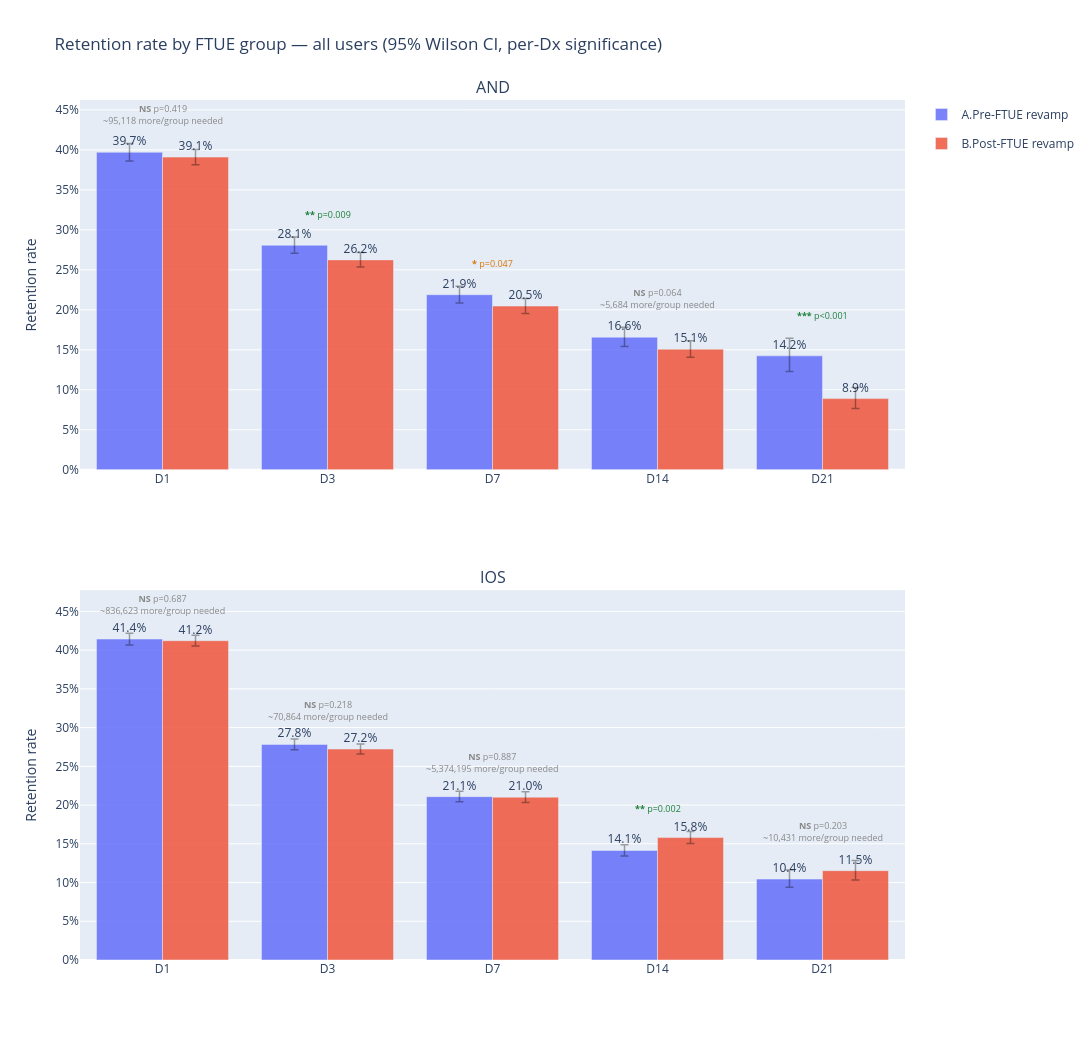

Notebook cell for this chart:
### Markdown cell above
### Retention rate

### Code cell
# Bar chart: D1–D21 retention rates by FTUE group and platform (all users)
# Each Dx is tested independently with a two-proportion z-test; Wilson 95% CIs shown as error bars
plot_retention_significance(
    retention_data_total,
    title='Retention rate by FTUE group — all users (95% Wilson CI, per-Dx significance)',
)

### Figure 1 — Plotly figure (JSON) as saved in the notebook; plotly's stock layout.template omitted (floating-point values rounded to 4 significant figures)
{"data": [{"customdata": [[7542, 2994], [7359, 2066], [6099, 1335], [3667, 608], [1095, 156]], "error_y": {"array": [0.01109, 0.01038, 0.01055, 0.01239, 0.02195], "arrayminus": [0.01099, 0.01015, 0.0102, 0.01169, 0.01945], "color": "rgba(0,0,0,0.35)", "thickness": 1.5, "type": "data", "visible": true, "width": 4}, "hovertemplate": "%{x}: %{y:.2%}<br>n=%{customdata[0]:,} | retained=%{customdata[1]:,}<extra>A.Pre-FTUE revamp</extra>", "legendgroup": "A.Pre-FTUE revamp", "marker": {"color": "rgba(99,110,250,0.85)"}, "name": "A.Pre-FTUE revamp", "showlegend": true, "text": ["39.7%", "28.1%", "21.9%", "16.6%", "14.2%"], "textposition": "outside", "type": "bar", "x": ["D1", "D3", "D7", "D14", "D21"], "xaxis": "x", "y": [0.397, 0.2807, 0.2189, 0.1658, 0.1425], "yaxis": "y"}, {"customdata": [[9884, 3864], [8966, 2353], [7127, 1459], [4594, 693], [1798, 160]], "error_y": {"array": [0.00966, 0.009207, 0.009526, 0.01064, 0.01405], "arrayminus": [0.009576, 0.009004, 0.009207, 0.01006, 0.0123], "color": "rgba(0,0,0,0.35)", "thickness": 1.5, "type": "data", "visible": true, "width": 4}, "hovertemplate": "%{x}: %{y:.2%}<br>n=%{customdata[0]:,} | retained=%{customdata[1]:,}<extra>B.Post-FTUE revamp</extra>", "legendgroup": "B.Post-FTUE revamp", "marker": {"color": "rgba(239,85,59,0.85)"}, "name": "B.Post-FTUE revamp", "showlegend": true, "text": ["39.1%", "26.2%", "20.5%", "15.1%", "8.9%"], "textposition": "outside", "type": "bar", "x": ["D1", "D3", "D7", "D14", "D21"], "xaxis": "x", "y": [0.3909, 0.2624, 0.2047, 0.1508, 0.08899], "yaxis": "y"}, {"customdata": [[15988, 6624], [15934, 4435], [13938, 2939], [8866, 1254], [2882, 301]], "error_y": {"array": [0.007655, 0.007012, 0.006851, 0.007409, 0.0117], "arrayminus": [0.007614, 0.006905, 0.006692, 0.007098, 0.01064], "color": "rgba(0,0,0,0.35)", "thickness": 1.5, "type": "data", "visible": true, "width": 4}, "hovertemplate": "%{x}: %{y:.2%}<br>n=%{customdata[0]:,} | retained=%{customdata[1]:,}<extra>A.Pre-FTUE revamp</extra>", "legendgroup": "A.Pre-FTUE revamp", "marker": {"color": "rgba(99,110,250,0.85)"}, "name": "A.Pre-FTUE revamp", "showlegend": false, "text": ["41.4%", "27.8%", "21.1%", "14.1%", "10.4%"], "textposition": "outside", "type": "bar", "x": ["D1", "D3", "D7", "D14", "D21"], "xaxis": "x2", "y": [0.4143, 0.2783, 0.2109, 0.1414, 0.1044], "yaxis": "y2"}, {"customdata": [[19692, 8117], [17791, 4845], [13751, 2890], [8334, 1317], [2462, 284]], "error_y": {"array": [0.006891, 0.00659, 0.00689, 0.007989, 0.01322], "arrayminus": [0.006857, 0.006492, 0.006728, 0.007674, 0.01202], "color": "rgba(0,0,0,0.35)", "thickness": 1.5, "type": "data", "visible": true, "width": 4}, "hovertemplate": "%{x}: %{y:.2%}<br>n=%{customdata[0]:,} | retained=%{customdata[1]:,}<extra>B.Post-FTUE revamp</extra>", "legendgroup": "B.Post-FTUE revamp", "marker": {"color": "rgba(239,85,59,0.85)"}, "name": "B.Post-FTUE revamp", "showlegend": false, "text": ["41.2%", "27.2%", "21.0%", "15.8%", "11.5%"], "textposition": "outside", "type": "bar", "x": ["D1", "D3", "D7", "D14", "D21"], "xaxis": "x2", "y": [0.4122, 0.2723, 0.2102, 0.158, 0.1154], "yaxis": "y2"}], "layout": {"annotations": [{"font": {"size": 16}, "showarrow": false, "text": "AND", "x": 0.5, "xanchor": "center", "xref": "paper", "y": 1, "yanchor": "bottom", "yref": "paper"}, {"font": {"size": 16}, "showarrow": false, "text": "IOS", "x": 0.5, "xanchor": "center", "xref": "paper", "y": 0.43, "yanchor": "bottom", "yref": "paper"}, {"align": "center", "font": {"color": "#888888", "size": 9}, "showarrow": false, "text": "<b>NS</b> p=0.419<br>~95,118 more/group needed", "x": "D1", "xanchor": "center", "xref": "x", "y": 0.4261, "yanchor": "bottom", "yref": "y"}, {"align": "center", "font": {"color": "#1a7f37", "size": 9}, "showarrow": false, "text": "<b>**</b> p=0.009", "x": "D3", "xanchor": "center", "xref": "x", "y": 0.3091, "yanchor": "bottom", "yref": "y"}, {"align": "center", "font": {"color": "#d97706", "size": 9}, "showarrow": false, "text": "<b>*</b> p=0.047", "x": "D7", "xanchor": "center", "xref": "x", "y": 0.2474, "yanchor": "bottom", "yref": "y"}, {"align": "center", "font": {"color": "#888888", "size": 9}, "showarrow": false, "text": "<b>NS</b> p=0.064<br>~5,684 more/group needed", "x": "D14", "xanchor": "center", "xref": "x", "y": 0.1962, "yanchor": "bottom", "yref": "y"}, {"align": "center", "font": {"color": "#1a7f37", "size": 9}, "showarrow": false, "text": "<b>***</b> p<0.001", "x": "D21", "xanchor": "center", "xref": "x", "y": 0.1824, "yanchor": "bottom", "yref": "y"}, {"align": "center", "font": {"color": "#888888", "size": 9}, "showarrow": false, "text": "<b>NS</b> p=0.687<br>~836,623 more/group needed", "x": "D1", "xanchor": "center", "xref": "x2", "y": 0.44, "yanchor": "bottom", "yref": "y2"}, {"align": "center", "font": {"color": "#888888", "size": 9}, "showarrow": false, "text": "<b>NS</b> p=0.218<br>~70,864 more/group needed", "x": "D3", "xanchor": "center", "xref": "x2", "y": 0.3033, "yanchor": "bottom", "yref": "y2"}, {"align": "center", "font": {"color": "#888888", "size": 9}, "showarrow": false, "text": "<b>NS</b> p=0.887<br>~5,374,195 more/group needed", "x": "D7", "xanchor": "center", "xref": "x2", "y": 0.2357, "yanchor": "bottom", "yref": "y2"}, {"align": "center", "font": {"color": "#1a7f37", "size": 9}, "showarrow": false, "text": "<b>**</b> p=0.002", "x": "D14", "xanchor": "center", "xref": "x2", "y": 0.184, "yanchor": "bottom", "yref": "y2"}, {"align": "center", "font": {"color": "#888888", "size": 9}, "showarrow": false, "text": "<b>NS</b> p=0.203<br>~10,431 more/group needed", "x": "D21", "xanchor": "center", "xref": "x2", "y": 0.1466, "yanchor": "bottom", "yref": "y2"}], "barmode": "group", "height": 1040, "title": {"text": "Retention rate by FTUE group — all users (95% Wilson CI, per-Dx significance)"}, "uniformtext": {"minsize": 7, "mode": "hide"}, "width": 1200, "xaxis": {"anchor": "y", "categoryarray": ["D1", "D3", "D7", "D14", "D21"], "categoryorder": "array", "domain": [0, 1]}, "xaxis2": {"anchor": "y2", "categoryarray": ["D1", "D3", "D7", "D14", "D21"], "categoryorder": "array", "domain": [0, 1]}, "yaxis": {"anchor": "x", "domain": [0.57, 1], "tickformat": ".0%", "title": {"text": "Retention rate"}}, "yaxis2": {"anchor": "x2", "domain": [0, 0.43], "tickformat": ".0%", "title": {"text": "Retention rate"}}}}
